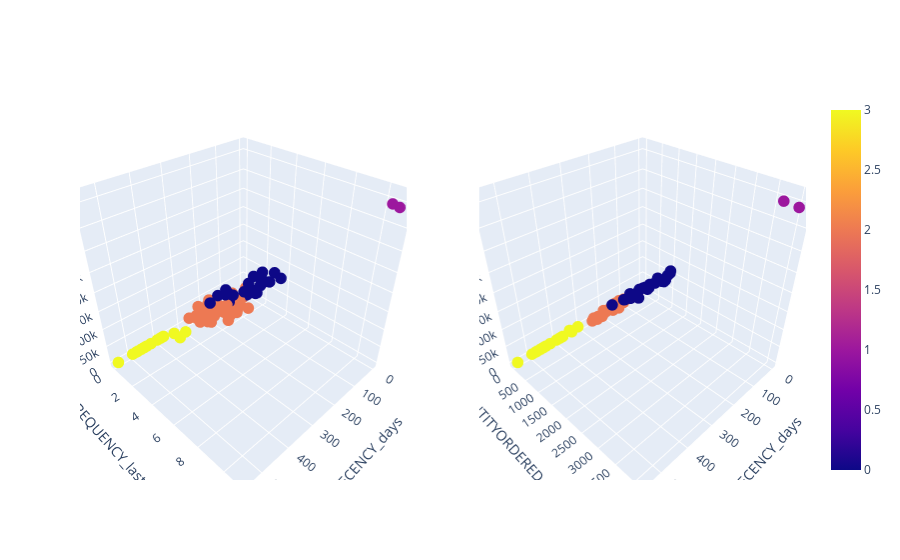

Write notebook code for a chart like this one.
### Markdown cell above
The first line of the following code creates a dictionary `axis_names` with six keys, each of which has a string value representing the name of an axis to be plotted in the `visualize_clusters` function. The keys `x1`, `y1`, and `z1` correspond to the first 3D scatter plot, while `x2`, `y2`, and `z2` correspond to the second 3D scatter plot.

The second line calls the `visualize_clusters` function with the following arguments:
- `customer_df`: The Pandas DataFrame containing the customer data.
- `axis_names`: The dictionary of axis names created above.
- `color`: The name of the column in the DataFrame containing the cluster labels. In this case, it is `"KMeansLabel"`. This will generate a visualization of the cluster analysis on the customer data using the `visualize_clusters` function.

The third line in the code calculates the median value of `RECENCY_days`, `FREQUENCY_last_year`, `MONETARY_last_year`, and `QUANTITYORDERED_last_year` for each cluster in the `customer_df` DataFrame. The `groupby()` method is used to group the DataFrame by the `"KMeansLabel"` column, and the `median()` method is used to calculate the median of the specified columns for each group. The median is used because it is more robust against outliers.

The fourth line adds a new column named `"CustomersCount"` to the `customer_clusters_summarize` DataFrame, which contains the number of customers in each cluster. The `np.bincount()` function is used to count the number of occurrences of each cluster label in the `kmeans_clustering.labels_` array, and the resulting counts are assigned to the `"CustomersCount"` column.

### Code cell
# Create the axis_names dictionary
axis_names = dict(x1 = "RECENCY_days",
                  y1 = "FREQUENCY_last_year",
                  z1 = "MONETARY_last_year",
                  x2 = "RECENCY_days",
                  y2 = "QUANTITYORDERED_last_year",
                  z2 = "MONETARY_last_year")

# Plot two 3D scatter plots to visualize the relationship between the axes, colored by cluster label
visualize_clusters(customer_df,axis_names=axis_names, color="KMeansLabel")

# Calculate summary statistics for each cluster
customer_clusters_summarize = customer_df.groupby("KMeansLabel")[["RECENCY_days", "FREQUENCY_last_year", "MONETARY_last_year", "QUANTITYORDERED_last_year"]].median()

# Add the number of customers in each cluster to the summary DataFrame
customer_clusters_summarize = customer_clusters_summarize.assign(CustomersCount=np.bincount(kmeans_clustering.labels_))

# Visualize the summary of each cluster of customers
customer_clusters_summarize

### Figure 1 — Plotly figure (JSON) as saved in the notebook; plotly's stock layout.template omitted (floating-point values rounded to 4 significant figures)
{"data": [{"hovertemplate": "RECENCY_days=%{x}<br>FREQUENCY_last_year=%{y}<br>MONETARY_last_year=%{z}<br>KMeansLabel=%{marker.color}<extra></extra>", "legendgroup": "", "marker": {"color": [0, 2, 0, 0, 2, 3, 0, 2, 2, 0, 2, 2, 2, 2, 2, 3, 3, 2, 2, 2, 2, 3, 2, 0, 2, 2, 3, 3, 0, 3, 3, 2, 2, 1, 0, 0, 2, 2, 0, 2, 2, 2, 0, 2, 0, 0, 0, 2, 0, 3, 2, 2, 0, 2, 2, 1, 2, 2, 0, 2, 2, 2, 3, 2, 2, 0, 0, 2, 2, 2, 0, 3, 0, 3, 2, 0, 2, 2, 3, 2, 3, 0, 0, 2, 0, 3, 2, 2, 2, 2, 3, 2], "coloraxis": "coloraxis", "size": 4, "symbol": "circle"}, "mode": "markers", "name": "", "scene": "scene", "showlegend": false, "type": "scatter3d", "x": [181, 50, 250, 69, 173, 319, 169, 104, 218, 40, 165, 193, 244, 193, 98, 424, 374, 207, 215, 177, 243, 446, 117, 83, 197, 182, 451, 343, 196, 386, 481, 76, 174, 14, 75, 12, 164, 249, 24, 207, 256, 223, 7, 178, 103, 183, 61, 131, 216, 494, 195, 68, 33, 214, 130, 55, 180, 181, 167, 269, 194, 249, 399, 106, 300, 16, 48, 186, 270, 127, 0, 441, 75, 462, 169, 151, 165, 131, 378, 132, 364, 46, 25, 213, 97, 546, 39, 260, 193, 189, 474, 197], "y": [2, 1, 2, 2, 2, 1, 2, 1, 1, 2, 2, 2, 1, 1, 1, 0, 0, 1, 1, 1, 1, 0, 2, 2, 1, 1, 0, 1, 3, 0, 0, 2, 1, 11, 2, 2, 1, 2, 3, 1, 1, 1, 2, 2, 3, 2, 2, 2, 2, 0, 1, 1, 2, 1, 1, 11, 1, 1, 2, 1, 1, 2, 0, 1, 1, 2, 3, 1, 1, 2, 3, 0, 2, 0, 2, 2, 1, 1, 0, 2, 1, 2, 4, 1, 2, 0, 1, 1, 1, 2, 0, 1], "z": [106800.0, 15140.0, 94120.0, 65010.0, 7620.0, 12330.0, 91222, 21730.0, 59070.0, 42000.0, 19200.0, 60420.0, 34990.0, 9215.0, 3987.0, 0, 0, 36580.0, 27450.0, 27730.0, 18970.0, 0, 46590.0, 54200.0, 34550.0, 15930.0, 0, 4749.0, 116000.0, 0, 0, 7303.0, 30180.0, 396500.0, 87060.0, 75780.0, 29340.0, 34890.0, 91280.0, 60270.0, 16360.0, 3221.0, 97930.0, 58990.0, 136300.0, 92930.0, 52950.0, 22450.0, 103100.0, 0, 31450.0, 8775.0, 41100.0, 46870.0, 11020.0, 413500.0, 30350.0, 49000.0, 64960.0, 34150.0, 55570.0, 57200.0, 0, 49060.0, 47760.0, 58260.0, 100900.0, 41700.0, 43330.0, 30090.0, 111200.0, 0, 85550.0, 0, 48900.0, 79200.0, 13740.0, 51370.0, 0, 16450.0, 27990.0, 53650.0, 120600.0, 68940.0, 69170.0, 0, 40800.0, 67280.0, 56370.0, 39750.0, 0, 51330.0]}, {"hovertemplate": "RECENCY_days=%{x}<br>QUANTITYORDERED_last_year=%{y}<br>MONETARY_last_year=%{z}<br>KMeansLabel=%{marker.color}<extra></extra>", "legendgroup": "", "marker": {"color": [0, 2, 0, 0, 2, 3, 0, 2, 2, 0, 2, 2, 2, 2, 2, 3, 3, 2, 2, 2, 2, 3, 2, 0, 2, 2, 3, 3, 0, 3, 3, 2, 2, 1, 0, 0, 2, 2, 0, 2, 2, 2, 0, 2, 0, 0, 0, 2, 0, 3, 2, 2, 0, 2, 2, 1, 2, 2, 0, 2, 2, 2, 3, 2, 2, 0, 0, 2, 2, 2, 0, 3, 0, 3, 2, 0, 2, 2, 3, 2, 3, 0, 0, 2, 0, 3, 2, 2, 2, 2, 3, 2], "coloraxis": "coloraxis", "size": 4, "symbol": "circle"}, "mode": "markers", "name": "", "scene": "scene2", "showlegend": false, "type": "scatter3d", "x": [181, 50, 250, 69, 173, 319, 169, 104, 218, 40, 165, 193, 244, 193, 98, 424, 374, 207, 215, 177, 243, 446, 117, 83, 197, 182, 451, 343, 196, 386, 481, 76, 174, 14, 75, 12, 164, 249, 24, 207, 256, 223, 7, 178, 103, 183, 61, 131, 216, 494, 195, 68, 33, 214, 130, 55, 180, 181, 167, 269, 194, 249, 399, 106, 300, 16, 48, 186, 270, 127, 0, 441, 75, 462, 169, 151, 165, 131, 378, 132, 364, 46, 25, 213, 97, 546, 39, 260, 193, 189, 474, 197], "y": [1208, 172, 843, 595, 114, 94, 838, 209, 594, 471, 214, 519, 401, 80, 35, 0, 0, 348, 277, 285, 201, 0, 454, 471, 305, 158, 0, 63, 1035, 0, 0, 72, 343, 4079, 805, 640, 346, 427, 996, 524, 150, 70, 955, 485, 1405, 948, 457, 259, 976, 0, 335, 102, 397, 544, 96, 3917, 261, 437, 616, 418, 512, 572, 0, 605, 518, 572, 1110, 495, 483, 231, 1000, 0, 809, 0, 481, 803, 156, 508, 0, 152, 216, 564, 1150, 619, 597, 0, 371, 595, 468, 378, 0, 623], "z": [106800.0, 15140.0, 94120.0, 65010.0, 7620.0, 12330.0, 91222, 21730.0, 59070.0, 42000.0, 19200.0, 60420.0, 34990.0, 9215.0, 3987.0, 0, 0, 36580.0, 27450.0, 27730.0, 18970.0, 0, 46590.0, 54200.0, 34550.0, 15930.0, 0, 4749.0, 116000.0, 0, 0, 7303.0, 30180.0, 396500.0, 87060.0, 75780.0, 29340.0, 34890.0, 91280.0, 60270.0, 16360.0, 3221.0, 97930.0, 58990.0, 136300.0, 92930.0, 52950.0, 22450.0, 103100.0, 0, 31450.0, 8775.0, 41100.0, 46870.0, 11020.0, 413500.0, 30350.0, 49000.0, 64960.0, 34150.0, 55570.0, 57200.0, 0, 49060.0, 47760.0, 58260.0, 100900.0, 41700.0, 43330.0, 30090.0, 111200.0, 0, 85550.0, 0, 48900.0, 79200.0, 13740.0, 51370.0, 0, 16450.0, 27990.0, 53650.0, 120600.0, 68940.0, 69170.0, 0, 40800.0, 67280.0, 56370.0, 39750.0, 0, 51330.0]}], "layout": {"scene": {"domain": {"x": [0, 0.45], "y": [0, 1]}, "xaxis": {"title": {"text": "RECENCY_days"}}, "yaxis": {"title": {"text": "FREQUENCY_last_year"}}, "zaxis": {"title": {"text": "MONETARY_last_year"}}}, "scene2": {"domain": {"x": [0.55, 1], "y": [0, 1]}, "xaxis": {"title": {"text": "RECENCY_days"}}, "yaxis": {"title": {"text": "QUANTITYORDERED_last_year"}}, "zaxis": {"title": {"text": "MONETARY_last_year"}}}}}
